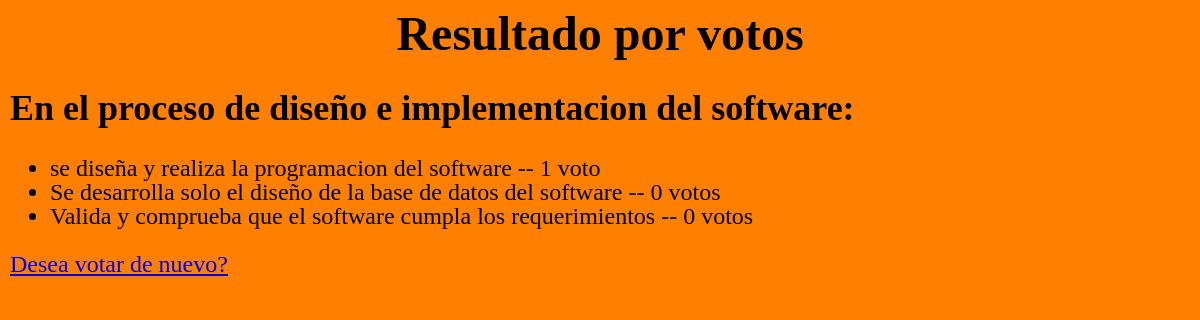
The app's page /polls/7/results/ with its own data.
### polls/models.py (models this page shows, shortened)
class Question(models.Model):
    question_text = models.CharField(max_length=200)
    pub_date = models.DateTimeField('date published')
    def was_published_recently(self):
        now = timezone.now()
        return now - datetime.timedelta(days=1) <= self.pub_date <= now
    was_published_recently.admin_order_field = 'pub_date'
    was_published_recently.boolean = True
    was_published_recently.short_description = 'Published recently?'

class Choice(models.Model):
    question = models.ForeignKey(Question, on_delete=models.CASCADE)
    choice_text = models.CharField(max_length=200)
    votes = models.IntegerField(default=0)

### polls/views.py (the view)
# urls.py: path('<int:pk>/results/', views.ResultsView.as_view(), name='results'),
class ResultsView(generic.DetailView):
    model = Question
    template_name = 'polls/results.html'

### polls/templates/polls/results.html
{% load static %}
<link rel="stylesheet" type="text/css" href="{% static 'polls/style.css' %}">
<h1>  Resultado por votos </h1>
<h2>{{ question.question_text }}</h2>
<ul>
{% for choice in question.choice_set.all %}
    <li>{{ choice.choice_text }} -- {{ choice.votes }} voto{{ choice.votes|pluralize }}</li>
{% endfor %}
</ul>
<a href="{% url 'polls:detail' question.id %}"> Desea votar de nuevo?</a>

### polls/static/polls/style.css (style rules this page uses)
h1 { text-align: center ; }

### records on screen
Question: question_text "En el proceso de diseño e implementacion del software:"
Choice: choice_text "se diseña y realiza la programacion del software", votes "1"
Choice: choice_text "Se desarrolla solo el diseño de la base de datos del software", votes "0"
Choice: choice_text "Valida y comprueba que el software cumpla los requerimientos", votes "0"
